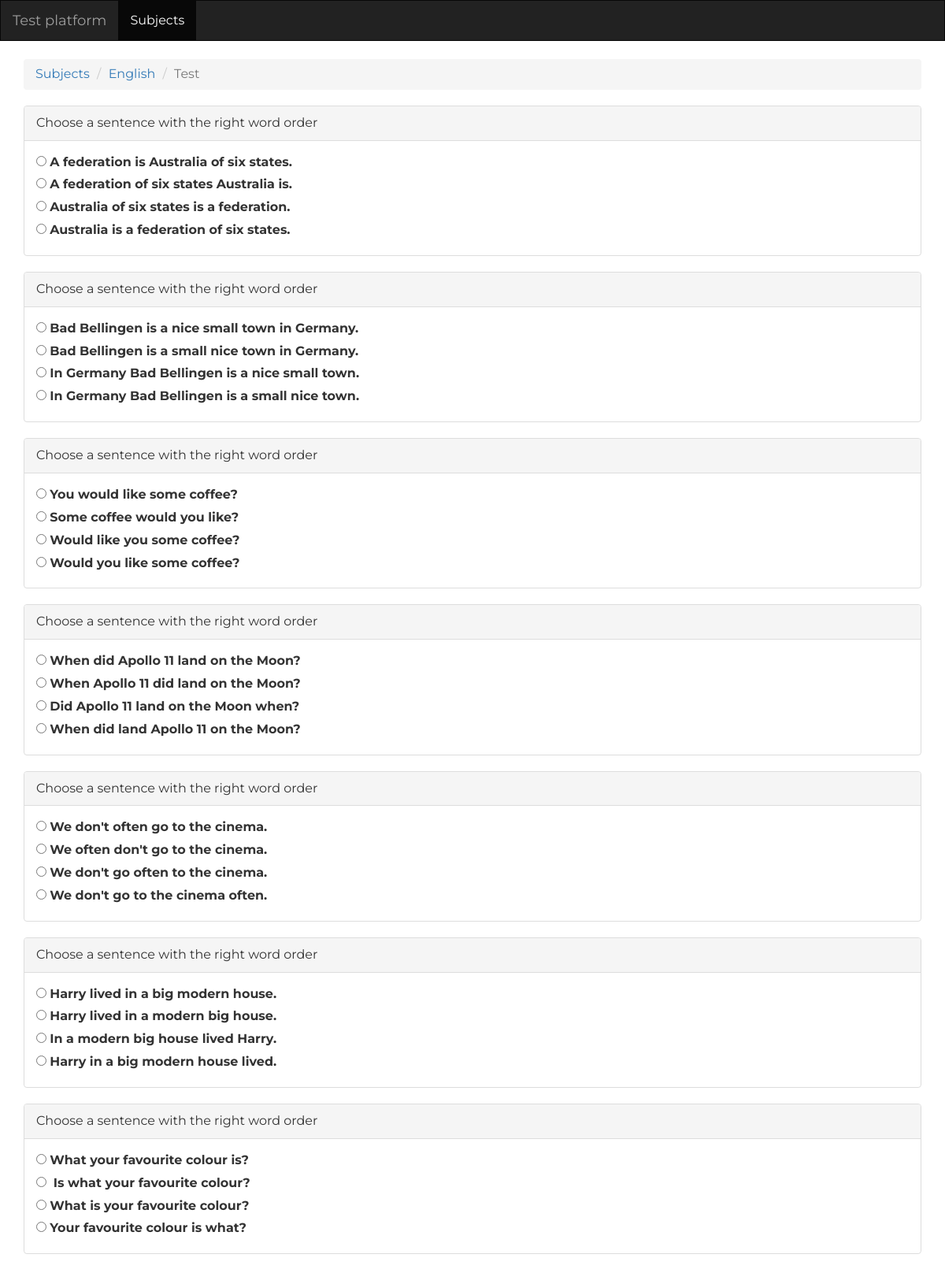
Screenshot of /subject/12/topic/186/test/ (upper part) with the database file from the repository.
### test_platform/models.py (models this page shows, shortened)
class Subject(models.Model):
    subject_name = models.CharField(max_length=100)
    description = models.CharField(max_length=500, default='', blank=True)

class Question(models.Model):
    question_text = models.CharField(max_length=1000)
    explanation = models.CharField(max_length=300, default='', blank=True)
    topic = models.ForeignKey(Topic, blank=True, null=True)
    subject = models.ForeignKey(Subject)

class Answer(models.Model):
    answer_text = models.CharField(max_length=300)
    question = models.ForeignKey(Question)
    is_right = models.BooleanField(default=False)

### test_platform/views.py (the view)
# urls.py: url(r'^subject/(?P<subject_id>[0-9]+)/topic/(?P<topic_id>[0-9]+)/test/$', views.topic_test_view, name='topic_test'),
def topic_test_view(request, subject_id, topic_id):
    all_question_of_subject_and_topic = Question.objects.filter(
        subject_id=subject_id,
        topic_id=topic_id,
    )
    if all_question_of_subject_and_topic.count() <= 0:
        return render(request, 'test_platform/subject/detail.html', {
            'error_message': "Sorry, but database doesn't have enough questions for this topic",
            'subject': Subject.objects.get(pk=subject_id),
            'title': "Test platform | Subject",
        })
    """ not more than 20 questions """
    if all_question_of_subject_and_topic.count() > 20:
        all_question_of_subject_and_topic = all_question_of_subject_and_topic.order_by('?')[:20]
    return render(request, 'test_platform/topic/test.html', {
        'questions': all_question_of_subject_and_topic,
        'subject': Subject.objects.get(pk=subject_id),
        'title': "Test platform | Topic test"
    })

### test_platform/templates/test_platform/topic/test.html (shortened to what this page needs)
{% extends "test_platform/base/base.html" %}
{% block content %}
    <div class="container">
        <div class="row">
            <div class="col-md-12">
                <br/>
                <ol class="breadcrumb">
                    <li><a href="{% url "test_platform:subject_list" %}">Subjects</a></li>
                    <li><a href="{% url "test_platform:subject" subject.id %}" >{{ subject.subject_name }}</a></li>
                    <li class="active">Test</li>
                </ol>
            {% if questions %}
                <form action="{% url 'test_platform:test' subject.id %}" method="POST" id="test_form">
                    {% for question in questions %}
                        <div class="panel panel-default">
                            <div class="panel-heading">
                                {{ question.question_text }}
                            </div>
                            <div class="panel-body">
                                {% for answer in question.answer_set.all %}
                                    <input type="radio" name="questionId_{{ question.id }}" id="question[answer{{ forloop.counter }}]" value="{{ answer.id }}">
                                    <label for="question[answer{{ forloop.counter }}]">{{ answer.answer_text }}</label><br/>
                                {% endfor %}
                            </div>
                        </div>
                    {% endfor %}
                </form>
            {% endif %}
            </div>
        </div>
    </div>
{% endblock %}

### test_platform/static/test_platform/css/style.css (style rules this page uses)
body { font-family: 'Montserrat', sans-serif; font-weight: 400; font-size: 16px; -webkit-font-smoothing: antialiased; -webkit-overflow-scrolling: touch; }
.panel { box-shadow: none; }

### rows the page displays
Subject: subject_name "English"
Question: question_text "Choose a sentence with the right word order"
Answer: answer_text "A federation is Australia of six states."
Answer: answer_text "A federation of six states Australia is."
Answer: answer_text "Australia of six states is a federation."
Answer: answer_text "Australia is a federation of six states."
Question: question_text "Choose a sentence with the right word order"
Answer: answer_text "Bad Bellingen is a nice small town in Germany."
Answer: answer_text "Bad Bellingen is a small nice town in Germany."
Answer: answer_text "In Germany Bad Bellingen is a nice small town."
Answer: answer_text "In Germany Bad Bellingen is a small nice town."
Question: question_text "Choose a sentence with the right word order"
Answer: answer_text "You would like some coffee?"
Answer: answer_text "Some coffee would you like?"
Answer: answer_text "Would like you some coffee?"
Answer: answer_text "Would you like some coffee?"
Question: question_text "Choose a sentence with the right word order"
Answer: answer_text "When did Apollo 11 land on the Moon?"
Answer: answer_text "When Apollo 11 did land on the Moon?"
Answer: answer_text "Did Apollo 11 land on the Moon when?"
Answer: answer_text "When did land Apollo 11 on the Moon?"
Question: question_text "Choose a sentence with the right word order"
Answer: answer_text "We don't often go to the cinema."
Answer: answer_text "We often don't go to the cinema."
Answer: answer_text "We don't go often to the cinema."
Answer: answer_text "We don't go to the cinema often."
Question: question_text "Choose a sentence with the right word order"
Answer: answer_text "Harry lived in a big modern house."
Answer: answer_text "Harry lived in a modern big house."
Answer: answer_text "In a modern big house lived Harry."
Answer: answer_text "Harry in a big modern house lived."
Question: question_text "Choose a sentence with the right word order"
Answer: answer_text "What your favourite colour is?"
Answer: answer_text "Is what your favourite colour?"
Answer: answer_text "What is your favourite colour?"
Answer: answer_text "Your favourite colour is what?"
